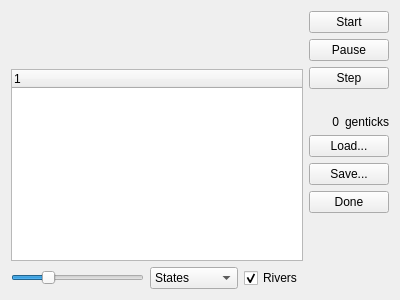
<?xml version="1.0" encoding="UTF-8"?>
<ui version="4.0">
 <class>Form</class>
 <widget class="QWidget" name="Form">
  <property name="geometry">
   <rect>
    <x>0</x>
    <y>0</y>
    <width>400</width>
    <height>300</height>
   </rect>
  </property>
  <property name="windowTitle">
   <string>History</string>
  </property>
  <layout class="QHBoxLayout" name="horizontalLayout">
   <item>
    <layout class="QVBoxLayout" name="verticalLayout_2">
     <property name="bottomMargin">
      <number>0</number>
     </property>
     <item>
      <widget class="QWidget" name="content" native="true">
       <property name="sizePolicy">
        <sizepolicy hsizetype="Expanding" vsizetype="MinimumExpanding">
         <horstretch>0</horstretch>
         <verstretch>0</verstretch>
        </sizepolicy>
       </property>
      </widget>
     </item>
     <item>
      <widget class="QTreeWidget" name="details">
       <property name="sizePolicy">
        <sizepolicy hsizetype="Expanding" vsizetype="Expanding">
         <horstretch>0</horstretch>
         <verstretch>0</verstretch>
        </sizepolicy>
       </property>
       <property name="minimumSize">
        <size>
         <width>0</width>
         <height>50</height>
        </size>
       </property>
      </widget>
     </item>
     <item>
      <layout class="QHBoxLayout" name="horizontalLayout_3">
       <item>
        <widget class="QSlider" name="rotate">
         <property name="layoutDirection">
          <enum>Qt::LeftToRight</enum>
         </property>
         <property name="minimum">
          <number>-180</number>
         </property>
         <property name="maximum">
          <number>180</number>
         </property>
         <property name="pageStep">
          <number>45</number>
         </property>
         <property name="value">
          <number>-90</number>
         </property>
         <property name="orientation">
          <enum>Qt::Horizontal</enum>
         </property>
         <property name="invertedAppearance">
          <bool>false</bool>
         </property>
         <property name="invertedControls">
          <bool>false</bool>
         </property>
         <property name="tickPosition">
          <enum>QSlider::NoTicks</enum>
         </property>
        </widget>
       </item>
       <item>
        <widget class="QComboBox" name="aspect">
         <property name="currentIndex">
          <number>0</number>
         </property>
         <property name="sizeAdjustPolicy">
          <enum>QComboBox::AdjustToContents</enum>
         </property>
         <item>
          <property name="text">
           <string>States</string>
          </property>
         </item>
         <item>
          <property name="text">
           <string>Species</string>
          </property>
         </item>
         <item>
          <property name="text">
           <string>Population</string>
          </property>
         </item>
         <item>
          <property name="text">
           <string>Capacity</string>
          </property>
         </item>
        </widget>
       </item>
       <item>
        <widget class="QCheckBox" name="rivers">
         <property name="text">
          <string>Rivers</string>
         </property>
         <property name="checked">
          <bool>true</bool>
         </property>
        </widget>
       </item>
      </layout>
     </item>
    </layout>
   </item>
   <item>
    <layout class="QVBoxLayout" name="verticalLayout">
     <property name="sizeConstraint">
      <enum>QLayout::SetFixedSize</enum>
     </property>
     <item>
      <widget class="QPushButton" name="start">
       <property name="text">
        <string>Start</string>
       </property>
      </widget>
     </item>
     <item>
      <widget class="QPushButton" name="pause">
       <property name="text">
        <string>Pause</string>
       </property>
      </widget>
     </item>
     <item>
      <widget class="QPushButton" name="step">
       <property name="text">
        <string>Step</string>
       </property>
      </widget>
     </item>
     <item>
      <widget class="QLabel" name="phase">
       <property name="text">
        <string></string>
       </property>
       <property name="alignment">
        <set>Qt::AlignRight|Qt::AlignTrailing|Qt::AlignVCenter</set>
       </property>
      </widget>
     </item>
     <item>
      <layout class="QHBoxLayout" name="horizontalLayout_2">
       <item>
        <widget class="QLabel" name="ticks">
         <property name="text">
          <string>0</string>
         </property>
         <property name="alignment">
          <set>Qt::AlignRight|Qt::AlignTrailing|Qt::AlignVCenter</set>
         </property>
        </widget>
       </item>
       <item>
        <widget class="QLabel" name="label_2">
         <property name="text">
          <string>genticks</string>
         </property>
        </widget>
       </item>
      </layout>
     </item>
     <item>
      <widget class="QPushButton" name="load">
       <property name="text">
        <string>Load...</string>
       </property>
      </widget>
     </item>
     <item>
      <widget class="QPushButton" name="save">
       <property name="text">
        <string>Save...</string>
       </property>
      </widget>
     </item>
     <item>
      <widget class="QPushButton" name="done">
       <property name="text">
        <string>Done</string>
       </property>
      </widget>
     </item>
     <item>
      <spacer name="verticalSpacer">
       <property name="orientation">
        <enum>Qt::Vertical</enum>
       </property>
       <property name="sizeHint" stdset="0">
        <size>
         <width>20</width>
         <height>40</height>
        </size>
       </property>
      </spacer>
     </item>
    </layout>
   </item>
  </layout>
 </widget>
 <resources/>
 <connections/>
</ui>
